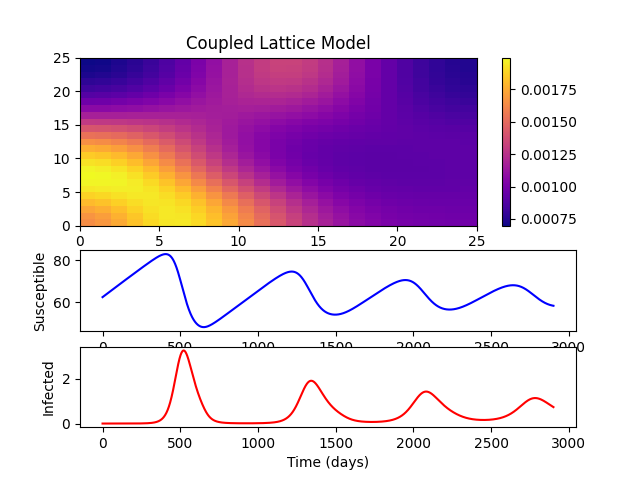

The script that saved this image:
#!/usr/bin/env python3

####################################################################
###    This is the PYTHON version of program 7.3 from page 256 of  #
### "Modeling Infectious Disease in humans and animals"            #
### by Keeling & Rohani.										   #
###																   #
### It is the SIR epidemic on an nxn lattice with coupling (rho)   #
### to 4 nearest neighbour. nI defines the number of lattice sites #
### (chosen randomly) that start with some infection.              #
####################################################################

###################################
### Written by Ilias Soumpasis    #
### [email redacted]	  #
###################################

# Environment Preparation
import scipy.integrate as spi
import numpy as np
import pylab as pl
import time, os

### Select if you want to make a video (faster way)
#video=1
### or just0in-time plotting
video=0
t = time.time()

# Parameters
n=25;
beta=1.0;
gamma=0.1;
mu=0.0001;
rho=0.1;
X0=0.1;
nI=4;
N0=1.0;
nu=mu
timestep=1.;
ND=MaxTime=2910;
C=np.arange(0.0, 1.0, 0.001)
X=X0*np.ones((n,n)); Y=np.zeros(n*n);
ind=(np.ceil(n*n*np.random.uniform(size=nI))).astype(int)

for i in range(len(ind)):
    Y[ind[(i)]]=0.001*X0;

INPUT1=np.hstack((X0*np.ones((n*n)),Y))

Y3=Y
Y=np.reshape(Y, ((n,n)))
Y2=Y

INPUT3=np.hstack((X,Y));

INPUT2=np.reshape(INPUT3, ((2*n*n,1)))

for i in range(len(INPUT1)):
    INPUT1[i]=INPUT2[i]

INPUT=INPUT1
ndem=np.zeros((n,n))
Size=n
N=N0
### Note the size loop
for i in range(Size):
    for j in range(Size):
        ndem[i][j]=(1-4*rho)*N
        if i>0 : ndem[i][j] += rho*N
        if i<(Size-1) : ndem[i][j] += rho*N
        if j>0 : ndem[i][j] += rho*N
        if j<(Size-1) : ndem[i][j] += rho*N

# Model Definition
def diff_eqs(INP,t):
    V=INP
    Y=np.zeros(2*n*n)

    ### internal dynamics
    for i in range(Size):
        for j in range(Size):
            ss=i+j*Size*2
            ii=Size+i+j*Size*2
            Y[ss]=nu - beta*(1-4*rho)*V[ss]*V[ii]/ndem[i][j] - mu * V[ss]
            Y[ii]=beta*(1-4*rho)*V[ss]*V[ii]/ndem[i][j] - (gamma + mu) * V[ii]

            ### Interactions with four neighbours
            if i>0:
                FoI = beta*V[ss]*rho*V[ii-1]/ndem[i][j]
                Y[ss]-=FoI
                Y[ii]+=FoI

            if i<(Size-1):
                FoI = beta*V[ss]*rho*V[ii+1]/ndem[i][j]
                Y[ss]-=FoI
                Y[ii]+=FoI

            if j>0:
                FoI = beta*V[ss]*rho*V[ii-Size*2]/ndem[i][j]
                Y[ss]-=FoI
                Y[ii]+=FoI

            if j<(Size-1):
                FoI = beta*V[ss]*rho*V[ii+Size*2]/ndem[i][j]
                Y[ss]-=FoI
                Y[ii]+=FoI

    return Y


ola=np.zeros((n*n), dtype=np.integer)
for i in range(Size):
    for j in range(Size):
        ola[i*n+j]=i*Size*2+j

ola1=ola+n
tcS=[(n*n*X0)]
tcI=[sum(Y3[range(n*n)])]
tc22=np.zeros((n,n))
if video==1:
    if os.path.exists('movie')==True: pass
    else: os.mkdir('movie')

    for k in range(ND):
        t_range = np.arange(2.0)
        RES = spi.odeint(diff_eqs,INPUT,t_range)
        INPUT=RES[-1]

        tcS.append(sum(RES[-1][ola]))
        tcI.append(sum(RES[-1][ola1]))

        if k%1==0:
            pl.clf()
            tc22=np.reshape(RES[-1][ola1], (n,n))
            pl.figure(figsize=(16, 8))
            pl.subplot(211)
            pl.pcolor(tc22, cmap=pl.cm.plasma)
            pl.title('Coupled Lattice Model')
            pl.colorbar()

            pl.subplot(413)
            pl.plot(tcS, color='b')
            pl.ylabel('Susceptible')
            pl.subplot(414)
            pl.plot(tcI, color='r')
            pl.ylabel('Infected')
            pl.xlabel('Time (days)')
            pl.savefig("movie/frame_%04d.png" %k)
            ## watch the progress
            print (k)

    ## You will mencoder from mplayer for this to work
    ## With windows you have to modify the path
    ## With linux if you have mencoder istall usually it should work
    ## Format is windows media player - plays on windows
    ## You could try other formats also
    print('Please wait... Converting pictures to avis....')
    ## Select different video speed
#    os.system('mencoder "mf://movie/*.png" -mf fps=5:type=png -ovc lavc -lavcopts vcodec=wmv1 -of avi -o movie/movie_very_slow.avi')
#    os.system('mencoder "mf://movie/*.png" -mf fps=10:type=png -ovc lavc -lavcopts vcodec=wmv1 -of avi -o movie/movie_slow.avi')
    # os.system('mencoder "mf://movie/*.png" -mf fps=25:type=png -ovc lavc -lavcopts vcodec=wmv1 -of avi -o movie/movie_fast.avi')
    os.system("ffmpeg -framerate 25 -pattern_type glob -i 'movie/*.png' -c:v libx264 -r 30 -pix_fmt yuv420p movie/movie.mp4")
    print('Convertion completed. Hope it worked...')
    ## Delete images to save work space
    os.system('rm movie/*.png')

    print ("Operation took %g seconds" % (time.time()-t))

else:
    ### You could also try plotting at each step but it is slow
    # pl.ion()
    for k in range(ND):
        t_range = np.arange(2.0)
        RES = spi.odeint(diff_eqs,INPUT,t_range)
        INPUT=RES[-1]

        tcS.append(sum(RES[-1][ola]))
        tcI.append(sum(RES[-1][ola1]))
        print (k)


    tc22=np.reshape(RES[-1][ola1], (n,n))
    pl.figure(figsize=(16, 8))
    pl.subplot(211)
    pl.pcolor(tc22, cmap=pl.cm.plasma)
    pl.title('Coupled Lattice Model')
    pl.colorbar()

    pl.subplot(413)
    pl.plot(tcS, color='b')
    pl.ylabel('Susceptible')

    pl.subplot(414)
    pl.plot(tcI, color='r')
    pl.ylabel('Infected')
    pl.xlabel('Time (days)')

    pl.savefig("Program_7_3.png")
    pl.show()
